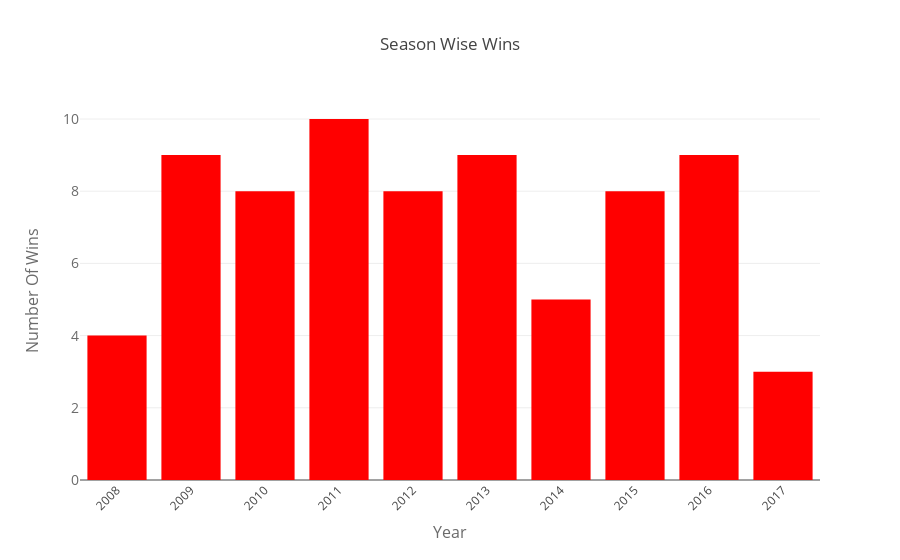

The notebook cell this image was saved under:
### Code cell
data = [go.Bar(
            x=names,
            y=values,
            marker=dict(color='#FF0000'), 
            name="Wins",
            
    )]
layout = go.Layout(
    showlegend=False,
    xaxis=dict(tickangle=-45,tickmode='linear',title='Year', titlefont=dict(
            size=16,
            color='rgb(107, 107, 107)'
        )),title='Season Wise Wins',   
         yaxis=dict(
        title='Number Of Wins',
        titlefont=dict(
            size=16,
            color='rgb(107, 107, 107)'
        ),
        tickfont=dict(
            size=14,
            color='rgb(107, 107, 107)'
        )
    ),
)
fig = go.Figure(data=data, layout=layout)

iplot(fig, filename='style-bar')

### Figure 1 — Plotly figure (JSON) as saved in the notebook; plotly's stock layout.template omitted (floating-point values rounded to 4 significant figures)
{"data": [{"marker": {"color": "#FF0000"}, "name": "Wins", "type": "bar", "uid": "e98f08a2-ee8a-443b-a282-19e2764f1e0c", "x": [2008, 2009, 2010, 2011, 2012, 2013, 2014, 2015, 2016, 2017], "y": [4, 9, 8, 10, 8, 9, 5, 8, 9, 3]}], "layout": {"showlegend": false, "title": {"text": "Season Wise Wins"}, "xaxis": {"tickangle": -45, "tickmode": "linear", "title": {"font": {"color": "rgb(107, 107, 107)", "size": 16}, "text": "Year"}}, "yaxis": {"tickfont": {"color": "rgb(107, 107, 107)", "size": 14}, "title": {"font": {"color": "rgb(107, 107, 107)", "size": 16}, "text": "Number Of Wins"}}}}
